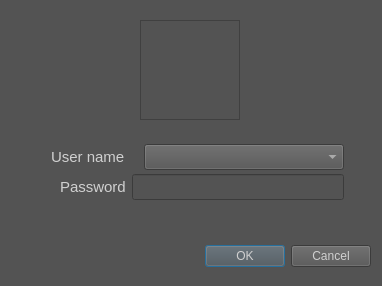
<?xml version="1.0" encoding="UTF-8"?>
<ui version="4.0">
 <class>LoginDialog</class>
 <widget class="QDialog" name="LoginDialog">
  <property name="geometry">
   <rect>
    <x>0</x>
    <y>0</y>
    <width>382</width>
    <height>286</height>
   </rect>
  </property>
  <property name="font">
   <font>
    <pointsize>11</pointsize>
   </font>
  </property>
  <property name="windowTitle">
   <string>Loging</string>
  </property>
  <property name="windowIcon">
   <iconset resource="../resources.qrc">
    <normaloff>:/Images/Asset/Icon/e-icon-32.png</normaloff>:/Images/Asset/Icon/e-icon-32.png</iconset>
  </property>
  <property name="styleSheet">
   <string notr="true">background-color: rgb(83, 83, 83);
color: rgb(208, 208, 208);</string>
  </property>
  <widget class="QDialogButtonBox" name="dialogButtonBox">
   <property name="geometry">
    <rect>
     <x>30</x>
     <y>240</y>
     <width>341</width>
     <height>32</height>
    </rect>
   </property>
   <property name="orientation">
    <enum>Qt::Orientation::Horizontal</enum>
   </property>
   <property name="standardButtons">
    <set>QDialogButtonBox::StandardButton::Cancel|QDialogButtonBox::StandardButton::Ok</set>
   </property>
  </widget>
  <widget class="QWidget" name="layoutWidget">
   <property name="geometry">
    <rect>
     <x>60</x>
     <y>170</y>
     <width>284</width>
     <height>34</height>
    </rect>
   </property>
   <layout class="QHBoxLayout" name="horizontalLayout_2">
    <item>
     <widget class="QLabel" name="passwordLbl">
      <property name="font">
       <font>
        <pointsize>11</pointsize>
       </font>
      </property>
      <property name="styleSheet">
       <string notr="true">color: rgb(208, 208, 208);</string>
      </property>
      <property name="text">
       <string>Password</string>
      </property>
     </widget>
    </item>
    <item>
     <widget class="QLineEdit" name="passwordLineEdit">
      <property name="minimumSize">
       <size>
        <width>200</width>
        <height>0</height>
       </size>
      </property>
      <property name="font">
       <font>
        <pointsize>11</pointsize>
       </font>
      </property>
      <property name="styleSheet">
       <string notr="true">background-color: rgb(83, 83, 83);
color: rgb(208, 208, 208);</string>
      </property>
      <property name="echoMode">
       <enum>QLineEdit::EchoMode::Password</enum>
      </property>
     </widget>
    </item>
   </layout>
  </widget>
  <widget class="QFrame" name="loginIconFrame">
   <property name="geometry">
    <rect>
     <x>140</x>
     <y>20</y>
     <width>100</width>
     <height>100</height>
    </rect>
   </property>
   <property name="styleSheet">
    <string notr="true">image: url(:/Images/Asset/Icon/LoginIcon.png);</string>
   </property>
   <property name="frameShape">
    <enum>QFrame::Shape::StyledPanel</enum>
   </property>
   <property name="frameShadow">
    <enum>QFrame::Shadow::Raised</enum>
   </property>
  </widget>
  <widget class="QWidget" name="layoutWidget_2">
   <property name="geometry">
    <rect>
     <x>51</x>
     <y>140</y>
     <width>293</width>
     <height>34</height>
    </rect>
   </property>
   <layout class="QHBoxLayout" name="horizontalLayout">
    <item>
     <widget class="QLabel" name="userNameLbl">
      <property name="font">
       <font>
        <pointsize>11</pointsize>
       </font>
      </property>
      <property name="styleSheet">
       <string notr="true">color: rgb(208, 208, 208);</string>
      </property>
      <property name="text">
       <string>User name</string>
      </property>
     </widget>
    </item>
    <item>
     <widget class="QComboBox" name="userNameComboBox">
      <property name="minimumSize">
       <size>
        <width>200</width>
        <height>0</height>
       </size>
      </property>
      <property name="font">
       <font>
        <pointsize>11</pointsize>
       </font>
      </property>
      <property name="styleSheet">
       <string notr="true">background-color: rgb(83, 83, 83);
color: rgb(208, 208, 208);</string>
      </property>
     </widget>
    </item>
   </layout>
  </widget>
 </widget>
 <resources>
  <include location="../resources.qrc"/>
 </resources>
 <connections>
  <connection>
   <sender>dialogButtonBox</sender>
   <signal>accepted()</signal>
   <receiver>LoginDialog</receiver>
   <slot>accept()</slot>
   <hints>
    <hint type="sourcelabel">
     <x>248</x>
     <y>254</y>
    </hint>
    <hint type="destinationlabel">
     <x>157</x>
     <y>274</y>
    </hint>
   </hints>
  </connection>
  <connection>
   <sender>dialogButtonBox</sender>
   <signal>rejected()</signal>
   <receiver>LoginDialog</receiver>
   <slot>reject()</slot>
   <hints>
    <hint type="sourcelabel">
     <x>316</x>
     <y>260</y>
    </hint>
    <hint type="destinationlabel">
     <x>286</x>
     <y>274</y>
    </hint>
   </hints>
  </connection>
 </connections>
</ui>
